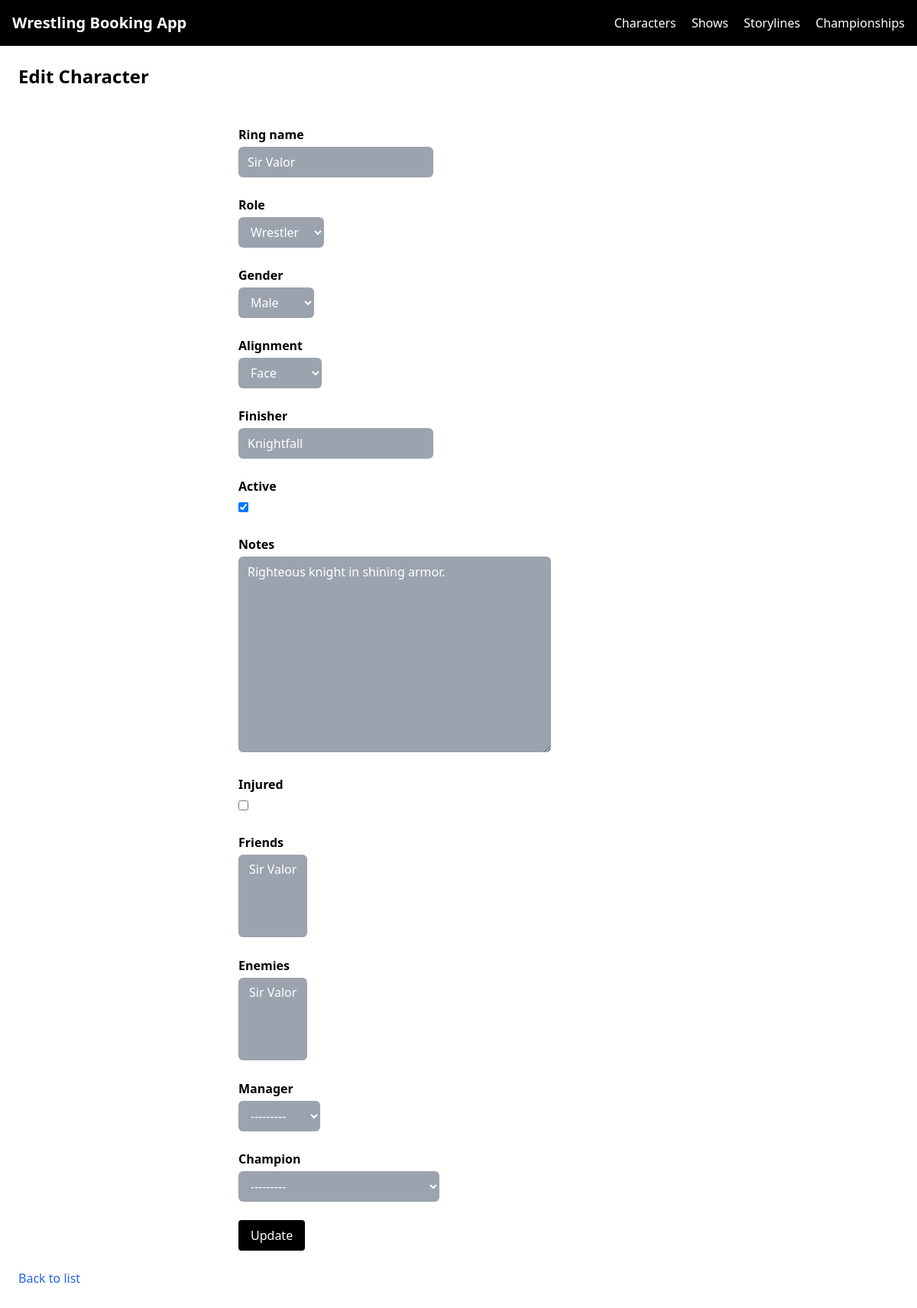
The page /characters/characters/1/edit/ on the database its author committed.
### core/models.py (models this page shows)
class Character(models.Model):
    class Role(models.TextChoices):
        WRESTLER = "WRESTLER", "Wrestler"
        MANAGER = "MANAGER", "Manager"
        REFEREE = "REFEREE", "Referee"
        BOOKER = "BOOKER", "Booker"
    class Gender(models.TextChoices):
        MALE = "MALE", "Male"
        FEMALE = "FEMALE", "Female"
        NA = "NA", "N/A"
    class Alignment(models.TextChoices):
        FACE = "FACE", "Face"
        HEEL = "HEEL", "Heel"
        TWEENER = "TWEENER", "Tweener"
    ring_name = models.CharField(max_length=100, unique=True)
    role = models.CharField(max_length=20, choices=Role.choices)
    gender = models.CharField(max_length=10, choices=Gender.choices)
    alignment = models.CharField(max_length=10, choices=Alignment.choices)
    finisher = models.CharField(max_length=100, blank=True)
    active = models.BooleanField(default=True)
    injured = models.BooleanField(default=False)
    notes = models.TextField(blank=True)
    created_at = models.DateTimeField(auto_now_add=True)
    def __str__(self):
        return self.ring_name

### core/views.py (the view)
# urls.py: path("characters/<int:pk>/edit/", CharacterUpdateView.as_view(), name="character-edit"),
class CharacterUpdateView(UpdateView):
    model = Character
    form_class = CharacterForm
    template_name = "core/character_form.html"
    success_url = reverse_lazy("character-list")

### core/forms.py
class CharacterForm(forms.ModelForm):
    friends = forms.ModelMultipleChoiceField(
        queryset=Character.objects.all(),
        required=False
    )
    enemies = forms.ModelMultipleChoiceField(
        queryset=Character.objects.all(),
        required=False
    )
    manager = forms.ModelChoiceField(
        queryset=Character.objects.all(),
        required=False
    )
    champion = forms.ModelChoiceField(
        queryset=Championship.objects.all(),
        required=False
    )
    class Meta:
        model = Character
        fields = ["ring_name", "role", "gender", "alignment", "finisher", "active", "notes", "injured", "friends", "enemies", "manager", "champion"]
    def __init__(self, *args, **kwargs):
        super().__init__(*args, **kwargs)
        for field in self.fields.values():
            field.widget.attrs.update({
                "class": (
                    "w-half rounded-md px-3 py-2 text-white "
                    "bg-gray-400 dark:bg-gray-700 "
                    "focus:outline-none focus:ring-2 focus:ring-blue-500"
                )
            })

### core/models.py (called while the page is built)
    def __str__(self):
        return self.name

### core/templates/core/character_form.html (shortened to what this page needs)
{% extends "base.html" %}
{% block content %}
<h1 class="text-2xl font-bold mb-6">
  {% if view.object %}Edit Character{% else %}Add Character{% endif %}
</h1>
<div class="flex items-center justify-center">
  <form method="post" class="w-full max-w-xl space-y-6 mx-auto">
    {% for field in form %}
      <div>
        <label class="block font-semibold mb-1">
          {{ field.label }}
        </label>
        {{ field }}
      </div>
    {% endfor %}
    <button
      type="submit"
      class="bg-black text-white px-4 py-2 rounded hover:bg-gray-800"
    >
      {% if view.object %}Update{% else %}Create{% endif %}
    </button>
  </form>
</div>
<a
  href="{% url 'character-list' %}"
  class="text-blue-600 mt-6 inline-block"
>
  Back to list
</a>
{% endblock %}

### rows shown on the page
Character: form "Sir Valor" "Wrestler" "Male" "Face" "Knightfall" "☑" "Righteous knight in shining armor."

### other values the page prints
{{ field.label }} "Ring name" "Role" "Gender" "Alignment" "Finisher" "Active" "Notes" "Injured" "Friends" "Enemies" "Manager" "Champion"
